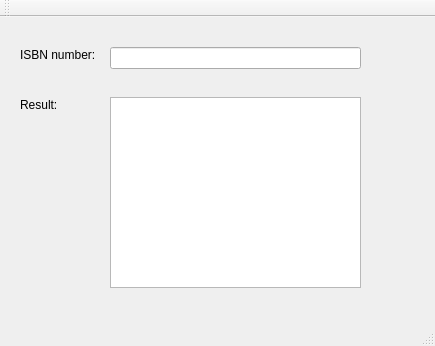
<?xml version="1.0" encoding="UTF-8"?>
<ui version="4.0">
 <class>MainWindow</class>
 <widget class="QMainWindow" name="MainWindow">
  <property name="geometry">
   <rect>
    <x>0</x>
    <y>0</y>
    <width>435</width>
    <height>346</height>
   </rect>
  </property>
  <property name="windowTitle">
   <string>MainWindow</string>
  </property>
  <widget class="QWidget" name="centralWidget">
   <widget class="QLabel" name="label">
    <property name="geometry">
     <rect>
      <x>20</x>
      <y>30</y>
      <width>91</width>
      <height>16</height>
     </rect>
    </property>
    <property name="text">
     <string>ISBN number:</string>
    </property>
   </widget>
   <widget class="QLineEdit" name="lineEdit">
    <property name="geometry">
     <rect>
      <x>110</x>
      <y>30</y>
      <width>251</width>
      <height>22</height>
     </rect>
    </property>
   </widget>
   <widget class="QLabel" name="label_2">
    <property name="geometry">
     <rect>
      <x>20</x>
      <y>80</y>
      <width>55</width>
      <height>16</height>
     </rect>
    </property>
    <property name="text">
     <string>Result:</string>
    </property>
   </widget>
   <widget class="QTextBrowser" name="textBrowser">
    <property name="geometry">
     <rect>
      <x>110</x>
      <y>80</y>
      <width>251</width>
      <height>191</height>
     </rect>
    </property>
   </widget>
  </widget>
  <widget class="QMenuBar" name="menuBar">
   <property name="geometry">
    <rect>
     <x>0</x>
     <y>0</y>
     <width>435</width>
     <height>26</height>
    </rect>
   </property>
  </widget>
  <widget class="QToolBar" name="mainToolBar">
   <attribute name="toolBarArea">
    <enum>TopToolBarArea</enum>
   </attribute>
   <attribute name="toolBarBreak">
    <bool>false</bool>
   </attribute>
  </widget>
  <widget class="QStatusBar" name="statusBar"/>
 </widget>
 <layoutdefault spacing="6" margin="11"/>
 <resources/>
 <connections/>
</ui>
